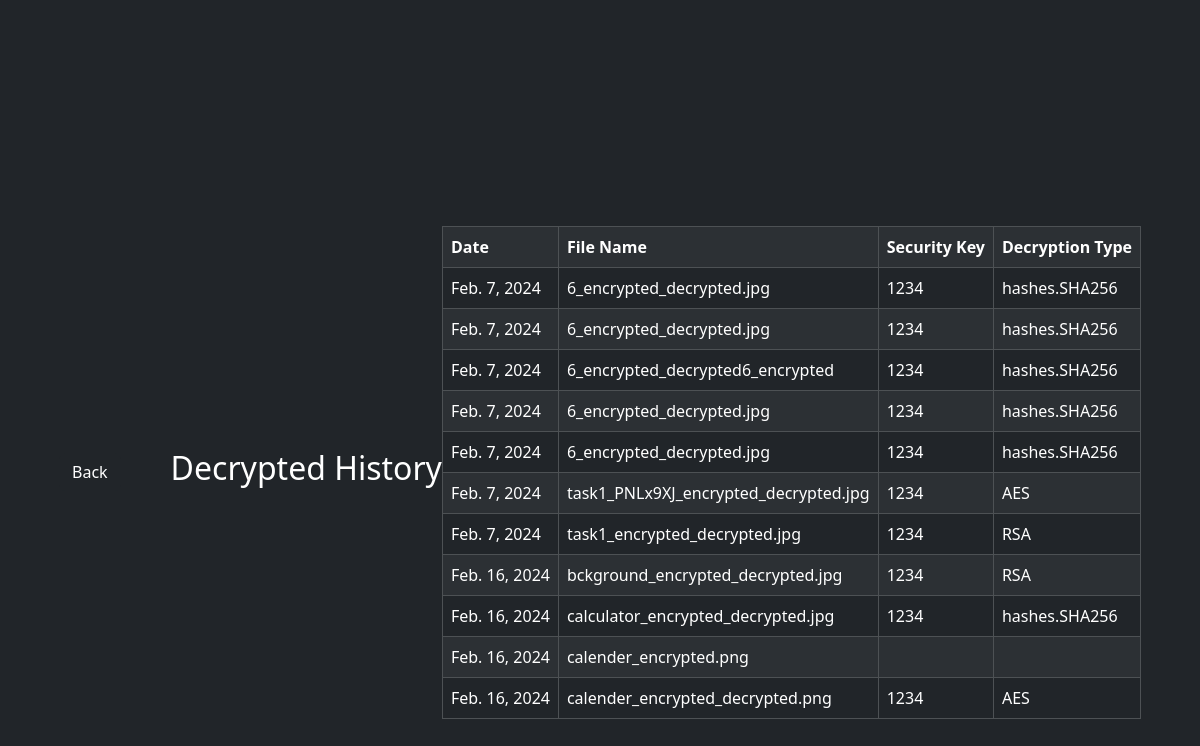
Page /history2 (signed in) on the committed database.
### app/models.py (models this page shows, shortened)
class DecryptionRequest(models.Model):
    algorithm_choices = [
        ('hashes.SHA256', 'hashes.SHA256'),
        ('RSA', 'RSA'),
        ('AES', 'AES'),
    ]
    user_id = models.ForeignKey(User, on_delete=models.CASCADE)
    uploaded_file = models.FileField()
    password = models.CharField(max_length=100)
    algorith = models.CharField(max_length=20, choices=algorithm_choices)
    date = models.DateField(auto_now_add=True, null=True)  # Store the algorithm used for encryption

### app/views.py (the view)
# urls.py: path('history2',views.history2),
def history2(request):
    tem = request.session['uid']
    vpro = User.objects.get(id=tem)
    decrypted_files = DecryptionRequest.objects.filter(user_id=vpro)
    return render(request,'history2.html',{'decrypted_file':decrypted_files})

### template/history2.html (shortened to what this page needs)
<!DOCTYPE html>
<html lang="en">
    {% load static %}
<head>
    <link rel="stylesheet" href="{% static 'history\history.css' %}">
	<link href="https://cdn.jsdelivr.net/npm/bootstrap@5.3.2/dist/css/bootstrap.min.css" rel="stylesheet">
</head>
<body class="bg-dark ">
    <div class="container my-5">
		<a href="{% url 'userprofile' %}"><button class="btn btn-dark text-white float-end justify-content-around  " style="margin-right: 50px;">Back</button></a>
		<h2 class="text-white text-center ">Decrypted History</h2>
        <div>
            <table class="table w-100 my-5 table-bordered table-striped table-hover table-dark">
              <tr>
                <th>Date</th>
                <th>File Name</th>
                <th>Security Key</th>
                <th>Decryption Type</th>
              </tr>
              {% for i in decrypted_file %}
              <tr>
                <td>{{i.date}}</td>
                <td>{{i.uploaded_file}}</td>
                <td>{{i.password}}</td>
                <td>{{i.algorith}}</td>
              </tr>
              {% endfor %}
            </table>
        </div>
    </div>
</body>
</html>

### static/history/history.css (style rules this page uses)
*, *:before, *:after { box-sizing: border-box; }
body { padding: 24px; font-family: 'Source Sans Pro', sans-serif; margin: 0; }
h1, h2, h3, h4, h5, h6 { margin: 0; }
.container { max-width: 1000px; margin-right: auto; margin-left: auto; display: flex; justify-content: center; align-items: center; min-height: 100vh; }
.table { width: 100%; border: 1px solid #EEEEEE; }

### rows in the picture
DecryptionRequest: date "Feb. 7, 2024", uploaded_file "6_encrypted_decrypted.jpg", password "1234", algorith "hashes.SHA256"
DecryptionRequest: date "Feb. 7, 2024", uploaded_file "6_encrypted_decrypted.jpg", password "1234", algorith "hashes.SHA256"
DecryptionRequest: date "Feb. 7, 2024", uploaded_file "6_encrypted_decrypted6_encrypted", password "1234", algorith "hashes.SHA256"
DecryptionRequest: date "Feb. 7, 2024", uploaded_file "6_encrypted_decrypted.jpg", password "1234", algorith "hashes.SHA256"
DecryptionRequest: date "Feb. 7, 2024", uploaded_file "6_encrypted_decrypted.jpg", password "1234", algorith "hashes.SHA256"
DecryptionRequest: date "Feb. 7, 2024", uploaded_file "task1_PNLx9XJ_encrypted_decrypted.jpg", password "1234", algorith "AES"
DecryptionRequest: date "Feb. 7, 2024", uploaded_file "task1_encrypted_decrypted.jpg", password "1234", algorith "RSA"
DecryptionRequest: date "Feb. 16, 2024", uploaded_file "bckground_encrypted_decrypted.jpg", password "1234", algorith "RSA"
DecryptionRequest: date "Feb. 16, 2024", uploaded_file "calculator_encrypted_decrypted.jpg", password "1234", algorith "hashes.SHA256"
DecryptionRequest: date "Feb. 16, 2024", uploaded_file "calender_encrypted.png"
DecryptionRequest: date "Feb. 16, 2024", uploaded_file "calender_encrypted_decrypted.png", password "1234", algorith "AES"
